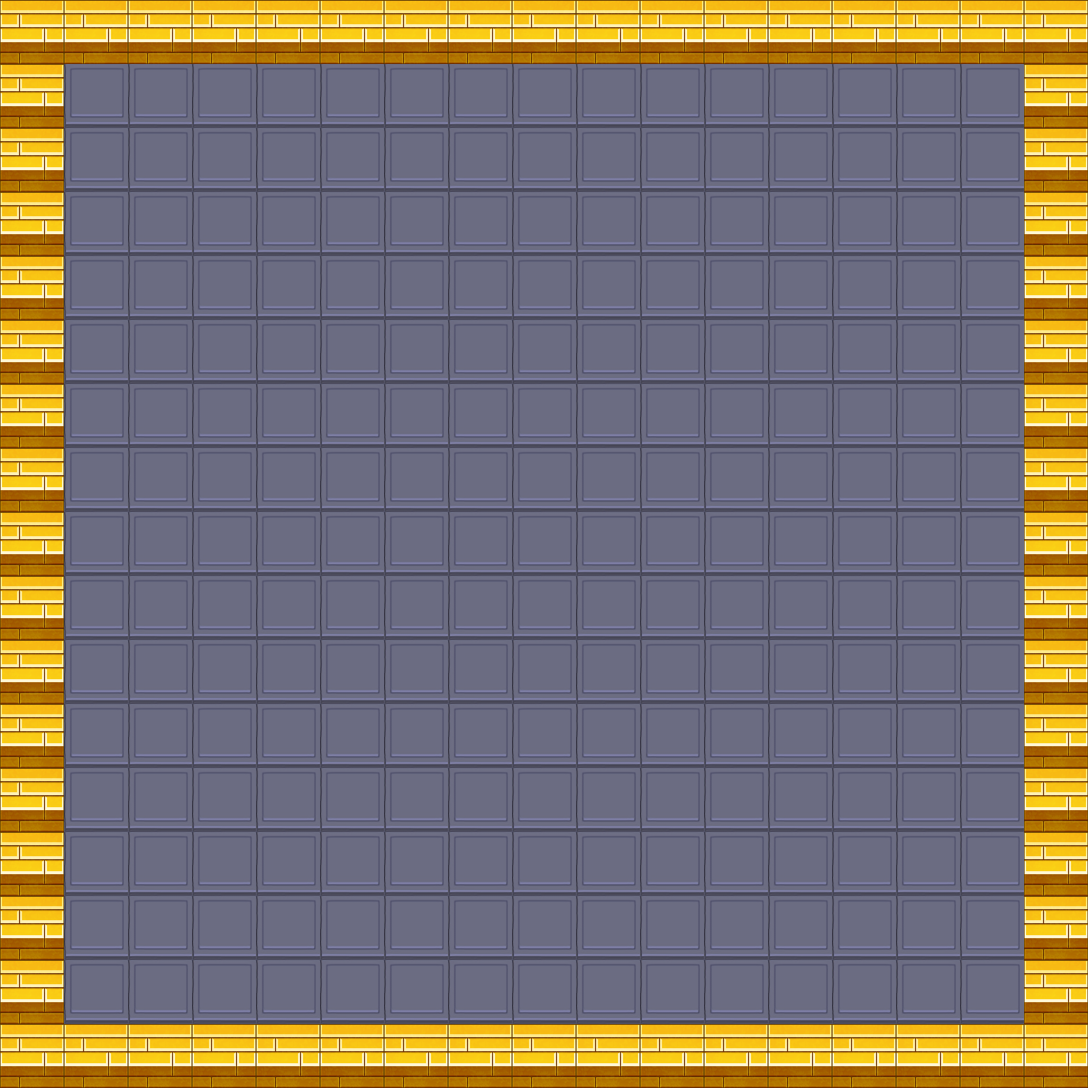

This game map was drawn from its Tiled (.tmx) file and the tilesets committed beside it. A one-line description and the full map source follow:
An orthogonal 17x17 tile map with 64x64 px tiles, 7 tile layers (decoration, Tile Layer 1, playerstart, bomb layer, ...), 3 tilesets.

<map version="1.2" tiledversion="1.2.0" orientation="orthogonal" renderorder="right-down" width="17" height="17" tilewidth="64" tileheight="64" infinite="0" nextlayerid="15" nextobjectid="1">
 <tileset firstgid="1" source="../tilesets/walls.tsx" />
 <tileset firstgid="25" source="../tilesets/daytiles.tsx" />
 <tileset firstgid="329" source="../tilesets/city.tsx" />
 <layer id="8" name="decoration" width="17" height="17">
  <data encoding="csv">
427,427,427,427,427,427,427,427,427,427,427,427,427,427,427,427,427,
427,427,427,427,427,427,427,427,427,427,427,427,427,427,427,427,427,
427,427,427,427,427,427,427,427,427,427,427,427,427,427,427,427,427,
427,427,427,427,427,427,427,427,427,427,427,427,427,427,427,427,427,
427,427,427,427,427,427,427,427,427,427,427,427,427,427,427,427,427,
427,427,427,427,427,427,427,427,427,427,427,427,427,427,427,427,427,
427,427,427,427,427,427,427,427,427,427,427,427,427,427,427,427,427,
427,427,427,427,427,427,427,427,427,427,427,427,427,427,427,427,427,
427,427,427,427,427,427,427,427,427,427,427,427,427,427,427,427,427,
427,427,427,427,427,427,427,427,427,427,427,427,427,427,427,427,427,
427,427,427,427,427,427,427,427,427,427,427,427,427,427,427,427,427,
427,427,427,427,427,427,427,427,427,427,427,427,427,427,427,427,427,
427,427,427,427,427,427,427,427,427,427,427,427,427,427,427,427,427,
427,427,427,427,427,427,427,427,427,427,427,427,427,427,427,427,427,
427,427,427,427,427,427,427,427,427,427,427,427,427,427,427,427,427,
427,427,427,427,427,427,427,427,427,427,427,427,427,427,427,427,427,
427,427,427,427,427,427,427,427,427,427,427,427,427,427,427,427,427
</data>
 </layer>
 <layer id="10" name="Tile Layer 1" width="17" height="17">
  <data encoding="csv">
12,12,12,12,12,12,12,12,12,12,12,12,12,12,12,12,12,
12,0,0,0,0,0,0,0,0,0,0,0,0,0,0,0,12,
12,0,0,0,0,0,0,0,0,0,0,0,0,0,0,0,12,
12,0,0,0,0,0,0,0,0,0,0,0,0,0,0,0,12,
12,0,0,0,0,0,0,0,0,0,0,0,0,0,0,0,12,
12,0,0,0,0,0,0,0,0,0,0,0,0,0,0,0,12,
12,0,0,0,0,0,0,0,0,0,0,0,0,0,0,0,12,
12,0,0,0,0,0,0,0,0,0,0,0,0,0,0,0,12,
12,0,0,0,0,0,0,0,0,0,0,0,0,0,0,0,12,
12,0,0,0,0,0,0,0,0,0,0,0,0,0,0,0,12,
12,0,0,0,0,0,0,0,0,0,0,0,0,0,0,0,12,
12,0,0,0,0,0,0,0,0,0,0,0,0,0,0,0,12,
12,0,0,0,0,0,0,0,0,0,0,0,0,0,0,0,12,
12,0,0,0,0,0,0,0,0,0,0,0,0,0,0,0,12,
12,0,0,0,0,0,0,0,0,0,0,0,0,0,0,0,12,
12,0,0,0,0,0,0,0,0,0,0,0,0,0,0,0,12,
12,12,12,12,12,12,12,12,12,12,12,12,12,12,12,12,12
</data>
 </layer>
 <layer id="9" name="playerstart" width="17" height="17">
  <data encoding="csv">
0,0,0,0,0,0,0,0,0,0,0,0,0,0,0,0,0,
0,0,0,0,0,0,0,0,0,0,0,0,0,0,0,0,0,
0,0,0,0,0,0,0,0,0,0,0,0,0,0,0,0,0,
0,0,0,0,0,0,0,0,0,0,0,0,0,0,0,0,0,
0,0,0,0,0,0,0,0,0,0,0,0,0,0,0,0,0,
0,0,0,0,0,0,0,0,0,0,0,0,0,0,0,0,0,
0,0,0,0,0,0,0,0,0,0,0,0,0,0,0,0,0,
0,0,0,0,0,0,0,0,0,0,0,0,0,0,0,0,0,
0,0,0,0,0,0,0,0,0,0,0,0,0,0,0,0,0,
0,0,0,0,0,0,0,0,0,0,0,0,0,0,0,0,0,
0,0,0,0,0,0,0,0,0,0,0,0,0,0,0,0,0,
0,0,0,0,0,0,0,0,0,0,0,0,0,0,0,0,0,
0,0,0,0,0,0,0,0,0,0,0,0,0,0,0,0,0,
0,0,0,0,0,0,0,0,0,0,0,0,0,0,0,0,0,
0,0,0,0,0,0,0,0,0,0,0,0,0,0,0,0,0,
0,0,0,0,0,0,0,0,0,0,0,0,0,0,0,0,0,
0,0,0,0,0,0,0,0,0,0,0,0,0,0,0,0,0
</data>
 </layer>
 <layer id="11" name="bomb layer" width="17" height="17">
  <data encoding="csv">
0,0,0,0,0,0,0,0,0,0,0,0,0,0,0,0,0,
0,0,0,0,0,0,0,0,0,0,0,0,0,0,0,0,0,
0,0,0,0,0,0,0,0,0,0,0,0,0,0,0,0,0,
0,0,0,0,0,0,0,0,0,0,0,0,0,0,0,0,0,
0,0,0,0,0,0,0,0,0,0,0,0,0,0,0,0,0,
0,0,0,0,0,0,0,0,0,0,0,0,0,0,0,0,0,
0,0,0,0,0,0,0,0,0,0,0,0,0,0,0,0,0,
0,0,0,0,0,0,0,0,0,0,0,0,0,0,0,0,0,
0,0,0,0,0,0,0,0,0,0,0,0,0,0,0,0,0,
0,0,0,0,0,0,0,0,0,0,0,0,0,0,0,0,0,
0,0,0,0,0,0,0,0,0,0,0,0,0,0,0,0,0,
0,0,0,0,0,0,0,0,0,0,0,0,0,0,0,0,0,
0,0,0,0,0,0,0,0,0,0,0,0,0,0,0,0,0,
0,0,0,0,0,0,0,0,0,0,0,0,0,0,0,0,0,
0,0,0,0,0,0,0,0,0,0,0,0,0,0,0,0,0,
0,0,0,0,0,0,0,0,0,0,0,0,0,0,0,0,0,
0,0,0,0,0,0,0,0,0,0,0,0,0,0,0,0,0
</data>
 </layer>
 <layer id="12" name="exploded effect layer" width="17" height="17">
  <data encoding="csv">
0,0,0,0,0,0,0,0,0,0,0,0,0,0,0,0,0,
0,0,0,0,0,0,0,0,0,0,0,0,0,0,0,0,0,
0,0,0,0,0,0,0,0,0,0,0,0,0,0,0,0,0,
0,0,0,0,0,0,0,0,0,0,0,0,0,0,0,0,0,
0,0,0,0,0,0,0,0,0,0,0,0,0,0,0,0,0,
0,0,0,0,0,0,0,0,0,0,0,0,0,0,0,0,0,
0,0,0,0,0,0,0,0,0,0,0,0,0,0,0,0,0,
0,0,0,0,0,0,0,0,0,0,0,0,0,0,0,0,0,
0,0,0,0,0,0,0,0,0,0,0,0,0,0,0,0,0,
0,0,0,0,0,0,0,0,0,0,0,0,0,0,0,0,0,
0,0,0,0,0,0,0,0,0,0,0,0,0,0,0,0,0,
0,0,0,0,0,0,0,0,0,0,0,0,0,0,0,0,0,
0,0,0,0,0,0,0,0,0,0,0,0,0,0,0,0,0,
0,0,0,0,0,0,0,0,0,0,0,0,0,0,0,0,0,
0,0,0,0,0,0,0,0,0,0,0,0,0,0,0,0,0,
0,0,0,0,0,0,0,0,0,0,0,0,0,0,0,0,0,
0,0,0,0,0,0,0,0,0,0,0,0,0,0,0,0,0
</data>
 </layer>
 <layer id="13" name="mine layer" width="17" height="17">
  <data encoding="csv">
0,0,0,0,0,0,0,0,0,0,0,0,0,0,0,0,0,
0,0,0,0,0,0,0,0,0,0,0,0,0,0,0,0,0,
0,0,0,0,0,0,0,0,0,0,0,0,0,0,0,0,0,
0,0,0,0,0,0,0,0,0,0,0,0,0,0,0,0,0,
0,0,0,0,0,0,0,0,0,0,0,0,0,0,0,0,0,
0,0,0,0,0,0,0,0,0,0,0,0,0,0,0,0,0,
0,0,0,0,0,0,0,0,0,0,0,0,0,0,0,0,0,
0,0,0,0,0,0,0,0,0,0,0,0,0,0,0,0,0,
0,0,0,0,0,0,0,0,0,0,0,0,0,0,0,0,0,
0,0,0,0,0,0,0,0,0,0,0,0,0,0,0,0,0,
0,0,0,0,0,0,0,0,0,0,0,0,0,0,0,0,0,
0,0,0,0,0,0,0,0,0,0,0,0,0,0,0,0,0,
0,0,0,0,0,0,0,0,0,0,0,0,0,0,0,0,0,
0,0,0,0,0,0,0,0,0,0,0,0,0,0,0,0,0,
0,0,0,0,0,0,0,0,0,0,0,0,0,0,0,0,0,
0,0,0,0,0,0,0,0,0,0,0,0,0,0,0,0,0,
0,0,0,0,0,0,0,0,0,0,0,0,0,0,0,0,0
</data>
 </layer>
 <layer id="14" name="item layer" width="17" height="17">
  <data encoding="csv">
0,0,0,0,0,0,0,0,0,0,0,0,0,0,0,0,0,
0,0,0,0,0,0,0,0,0,0,0,0,0,0,0,0,0,
0,0,0,0,0,0,0,0,0,0,0,0,0,0,0,0,0,
0,0,0,0,0,0,0,0,0,0,0,0,0,0,0,0,0,
0,0,0,0,0,0,0,0,0,0,0,0,0,0,0,0,0,
0,0,0,0,0,0,0,0,0,0,0,0,0,0,0,0,0,
0,0,0,0,0,0,0,0,0,0,0,0,0,0,0,0,0,
0,0,0,0,0,0,0,0,0,0,0,0,0,0,0,0,0,
0,0,0,0,0,0,0,0,0,0,0,0,0,0,0,0,0,
0,0,0,0,0,0,0,0,0,0,0,0,0,0,0,0,0,
0,0,0,0,0,0,0,0,0,0,0,0,0,0,0,0,0,
0,0,0,0,0,0,0,0,0,0,0,0,0,0,0,0,0,
0,0,0,0,0,0,0,0,0,0,0,0,0,0,0,0,0,
0,0,0,0,0,0,0,0,0,0,0,0,0,0,0,0,0,
0,0,0,0,0,0,0,0,0,0,0,0,0,0,0,0,0,
0,0,0,0,0,0,0,0,0,0,0,0,0,0,0,0,0,
0,0,0,0,0,0,0,0,0,0,0,0,0,0,0,0,0
</data>
 </layer>
</map>
